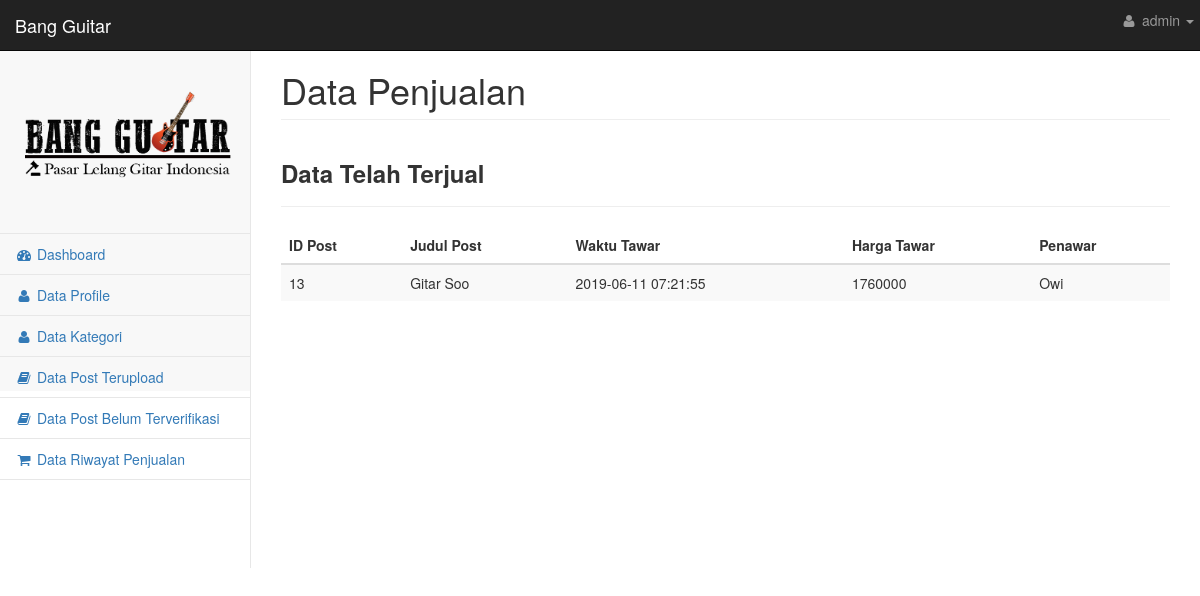
The app's page /admin/datajual.php (signed in) with its own data.
### tables this page shows
CREATE TABLE `user` (
  `id_user` int(11) NOT NULL,
  `nama_lengkap` varchar(50) NOT NULL,
  `username` varchar(30) NOT NULL,
  `password` varchar(30) NOT NULL,
  `jenis_kelamin` varchar(20) NOT NULL,
  `email` varchar(30) NOT NULL,
  `alamat` varchar(1000) NOT NULL,
  `tgl_lahir` date NOT NULL,
  `level_user` int(11) NOT NULL
);

CREATE TABLE `tawar` (
  `id_post` int(11) NOT NULL,
  `judul_post` varchar(100) NOT NULL,
  `waktu_tawar` datetime NOT NULL,
  `harga_tawar` int(11) NOT NULL,
  `id_user` int(11) NOT NULL
);

CREATE TABLE `post` (
  `id_post` int(11) NOT NULL,
  `judul_post` varchar(100) NOT NULL,
  `tgl_post` datetime NOT NULL,
  `kategori_post` int(11) NOT NULL,
  `isi_post` varchar(50000) NOT NULL,
  `nama_file` varchar(250) NOT NULL,
  `user_post` int(11) NOT NULL,
  `harga_lelang` int(11) NOT NULL,
  `harga_kelipatan` int(11) NOT NULL,
  `jatuh_tempo` int(11) NOT NULL,
  `status` varchar(30) NOT NULL,
  `kualitas` varchar(50) DEFAULT NULL
);

### admin/datajual.php (the view, shortened to what this page needs)
<?php
    include 'koneksi.php';
 ?>
<!DOCTYPE html>
<html lang="en">
    <head>
        <link href="css/metisMenu.min.css" rel="stylesheet">
        <link href="css/timeline.css" rel="stylesheet">
        <link href="css/startmin.css" rel="stylesheet">
        <link href="css/morris.css" rel="stylesheet">
        <link href="css/bootstrap.min.css" rel="stylesheet">
        <link href="css/font-awesome.min.css" rel="stylesheet" type="text/css">
    </head>
    <body>
        <div id="wrapper">
        <?php
                include("nav.php");
            ?>
            <div id="page-wrapper">
                <div class="row">
                    <div class="col-lg-12">
                        <h1 class="page-header">Data Penjualan</h1>
                    </div>
                </div>
                <div class="row">
                    <div class="col-lg-12">
                        <h3><strong>Data Telah Terjual</strong></h3>
                        <hr>
                          <div class="table-responsive">
                            <table class="table table-striped table-sm">
                              <thead>
                                <tr>
                                    <th>ID Post</th>
                                    <th>Judul Post</th>
                                    <th>Waktu Tawar</th>
                                    <th>Harga Tawar</th>
                                    <th>Penawar</th>
                                </tr>
                              </thead>
                              <tbody>
                                <?php
                                    $query = mysqli_query($mysqli, "SELECT * FROM tawar t INNER JOIN post p ORDER BY waktu_tawar DESC LIMIT 1");
                                    $hasil = mysqli_query($mysqli, "SELECT * FROM tawar t INNER JOIN post p ORDER BY waktu_tawar DESC LIMIT 1");
                                    $row = mysqli_num_rows($hasil);
                                    if ($row==0) {
                                        echo "Data kosong!";
                                    }else{
                                    while ($show = mysqli_fetch_array($query)) {
                                        $user = $show['id_user'];
                                        $qq2 = mysqli_query($mysqli, "SELECT * FROM user WHERE id_user='$user' ");
                                        $tampil2 = mysqli_fetch_array($qq2);
                                     ?>
                                     <tr>
                                        <td><?php echo $show['id_post']; ?></td>
                                        <td><?php echo $show['judul_post']; ?></td>
                                        <td><?php echo $show['waktu_tawar']; ?></td>
                                        <td><?php echo $show['harga_tawar']; ?></td>
                                        <td><?php echo $tampil2['username']; ?></td>
                                     </tr>
                                     <?php }
                                     }
                                      ?>
                              </tbody>
                            </table>
                          </div>
                    </div>
                </div>
            </div>
        </div>
    </body>
</html>

### admin/nav.php (shortened to what this page needs)
<nav class="navbar navbar-inverse navbar-fixed-top" role="navigation">
    <div class="navbar-header">
        <a class="navbar-brand" href="index.php">Bang Guitar</a>
    </div>
    <ul class="nav navbar-right navbar-top-links">
        <li class="dropdown">
            <?php
                        include 'koneksi.php';
                            $perintah = mysqli_query($mysqli, "SELECT * from user WHERE id_user='$_SESSION[id_user]'");
                            $result = mysqli_fetch_array($perintah);
                        ?>
            <a class="dropdown-toggle" data-toggle="dropdown" href="#">
                <i class="fa fa-user fa-fw"></i> <?php echo $result['username']; ?> <b class="caret"></b>
            </a>
        </li>
    </ul>
    <div class="navbar-default sidebar" role="navigation">
        <div class="sidebar-nav navbar-collapse">
            <ul class="nav" id="side-menu">
                <li class="sidebar-search">
                    <img src="images/bangguitar.png" class="img img-responsive" width="auto" height="100">
                </li>
                <li>
                    <a href="index.php"><i class="fa fa-dashboard fa-fw"></i> Dashboard</a>
                </li>
                <li>
                    <a href="datauser.php"><i class="fa fa-user fa-fw"></i> Data Profile</a>
                </li>
                <li>
                    <a href="datakategori.php"><i class="fa fa-user fa-fw"></i> Data Kategori</a>
                </li>
                <li>
                    <a href="datapost.php"><i class="fa fa-book fa-fw"></i> Data Post Terupload</a>
                </li>
                <li>
                    <a href="datapostverif.php"><i class="fa fa-book fa-fw"></i> Data Post Belum Terverifikasi</a>
                </li>
                <li>
                    <a href="datajual.php"><i class="fa fa-shopping-cart fa-fw"></i> Data Riwayat Penjualan</a>
                </li>
            </ul>
        </div>
    </div>
</nav>

### admin/css/startmin.css (style rules this page uses)
body { background-color: #f8f8f8; }
#wrapper { width: 100%; }
#page-wrapper { padding: 30px 15px 0 15px; min-height: 568px; background-color: #fff; }
@media (min-width:768px) { #page-wrapper { position: inherit; margin-left: 250px; padding: 30px 30px 0 30px; border-left: 1px solid #e7e7e7; } }
.navbar-header { float: left; }
.navbar-right { text-align: right; }
.navbar-top-links { margin: 0; }
.navbar-top-links li { display: inline-block; }
.navbar-top-links li:last-child { margin-right: 6px; }
.navbar-top-links li a { padding: 15px; min-height: 50px; }
.navbar-top-links>li>a { color: #999; }
.sidebar .sidebar-nav.navbar-collapse { padding-right: 0; padding-left: 0; }
.sidebar .sidebar-search { padding: 15px; }
.sidebar ul li { border-bottom: 1px solid #e7e7e7; }
@media (min-width:768px) { .sidebar { z-index: 1; position: absolute; width: 250px; margin-top: 51px; } }

### records on screen
user: username "admin"
tawar: id_post.id_post "13", id_post.judul_post "Gitar Soo", waktu_tawar "2019-06-11 07:21:55", harga_tawar "1760000", id_user.username "Owi"
